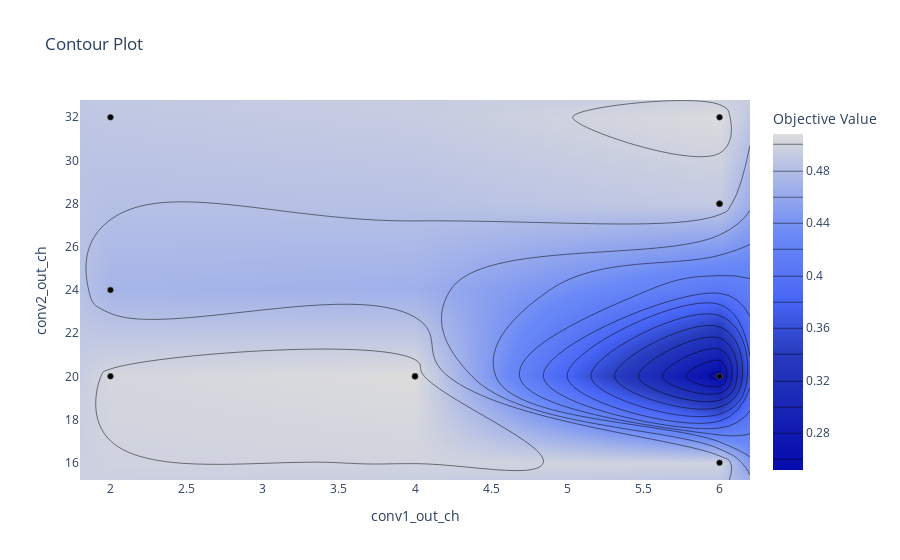

Notebook code cell kept with this figure:
### Code cell
optuna.visualization.plot_contour(study, params=['conv1_out_ch', 'conv2_out_ch'])

### Figure 1 — Plotly figure (JSON) as saved in the notebook; plotly's stock layout.template omitted (floating-point values rounded to 4 significant figures)
{"data": [{"colorbar": {"title": {"text": "Objective Value"}}, "colorscale": [[0, "rgb(5,10,172)"], [0.35, "rgb(40,60,190)"], [0.5, "rgb(70,100,245)"], [0.6, "rgb(90,120,245)"], [0.7, "rgb(106,137,247)"], [1, "rgb(220,220,220)"]], "connectgaps": true, "contours": {"coloring": "heatmap"}, "hoverinfo": "none", "line": {"smoothing": 1.3}, "reversescale": false, "type": "contour", "x": [1.8, 2, 4, 6, 6.2], "y": [15.2, 16, 20, 24, 28, 32, 32.8], "z": [[null, null, null, null, null], [null, null, null, 0.4996, null], [null, 0.5026, 0.5079, 0.2519, null], [null, 0.4716, null, null, null], [null, null, null, 0.4909, null], [null, 0.4886, null, 0.5065, null], [null, null, null, null, null]]}, {"marker": {"color": "black", "line": {"color": "Grey", "width": 0.5}}, "mode": "markers", "showlegend": false, "type": "scatter", "x": [2, 6, 4, 2, 2, 4, 6, 4, 6, 6, 6, 6], "y": [20, 20, 20, 24, 32, 20, 28, 20, 28, 28, 16, 32]}], "layout": {"title": {"text": "Contour Plot"}, "xaxis": {"range": [1.8, 6.2], "title": {"text": "conv1_out_ch"}}, "yaxis": {"range": [15.2, 32.8], "title": {"text": "conv2_out_ch"}}}}
